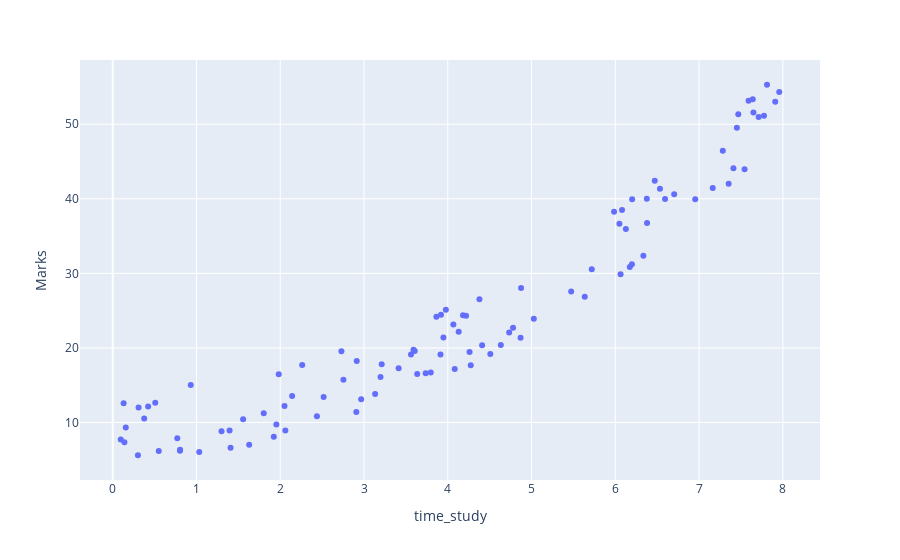

Here is the notebook cell this chart was saved with:
### Code cell
fig = px.scatter(student , x = 'time_study', y ='Marks' ) 

fig.show()
